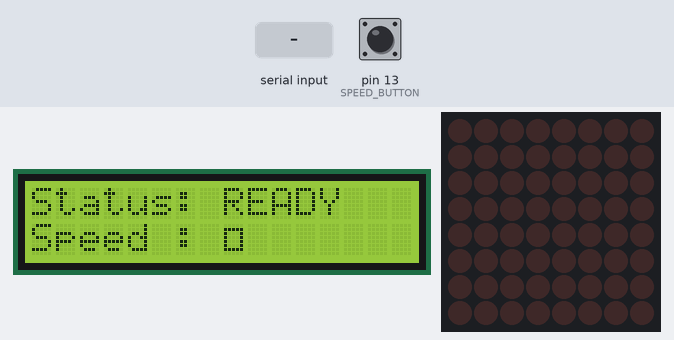
A sketch run on a simulated Arduino Uno, built with avr-gcc and run on an emulated ATmega328P. Shown: 16×2 character LCD, 8×8 LED matrix. The inputs (shaded band) are chosen by the test bench; at power-on: pin 13 (SPEED_BUTTON) LOW.

Above: at 1.3 s.
1.4 s: pin 13 (SPEED_BUTTON) pulled HIGH for 1 s
At 3.5 s:
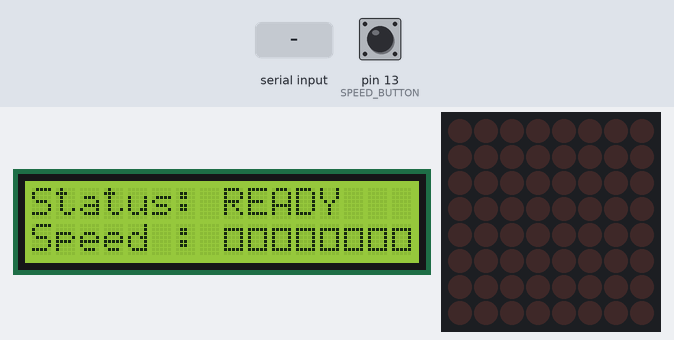
3.9 s: "1" received over Serial
At 4.4 s:
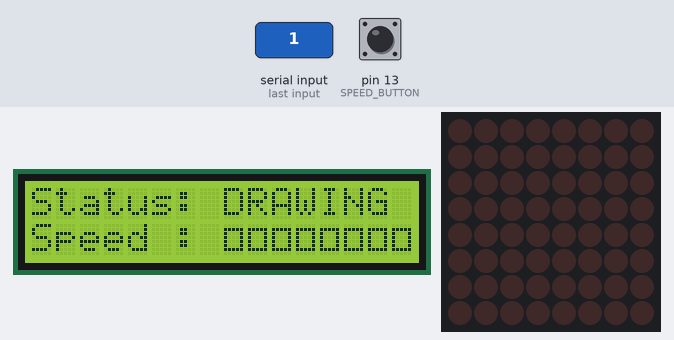
6.1 s: pin 13 (SPEED_BUTTON) pulled HIGH for 0.15 s
At 6.6 s:
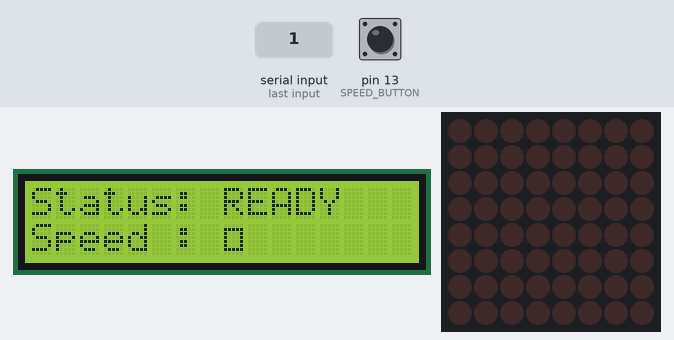
7.7 s: "0" received over Serial
At 9.1 s:
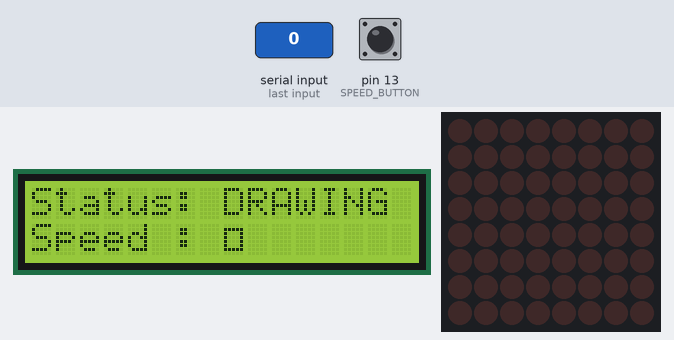
10.7 s: pin 13 (SPEED_BUTTON) pulled HIGH for 3.2 s
At 15.0 s:
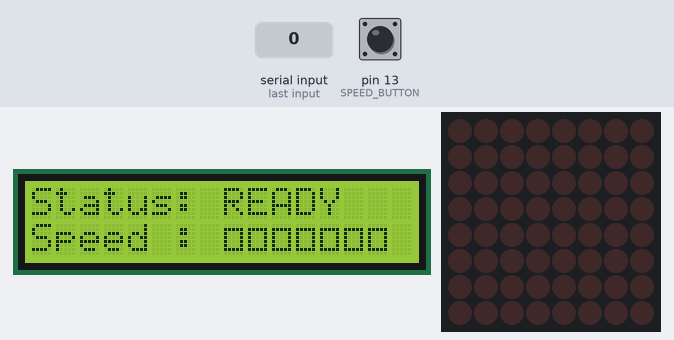
15.4 s: "2" received over Serial
At 16.0 s:
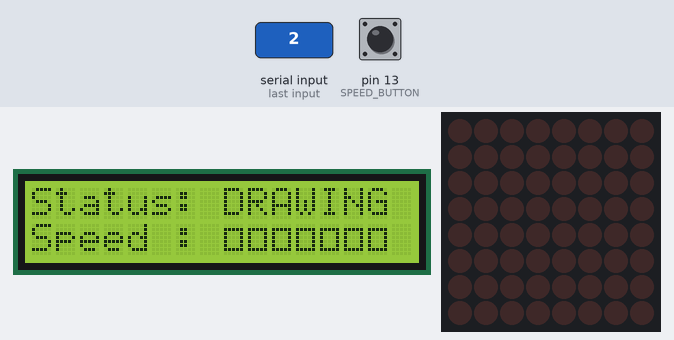
Timing chart, 0 to 18.4 s (numbered marks = the images above; inputs shaded):
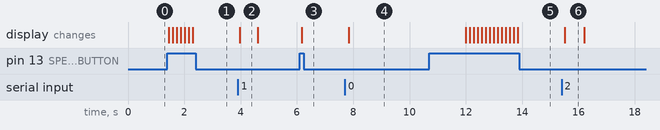

The sketch:

matrix_text_scroll.ino
```cpp
#include <LedControl.h>
#include <Wire.h>
#include <LCD.h>
#include <LiquidCrystal_I2C.h>

#define MATRIX_SIZE 8

/**
 * pin 12: DataIn
 * pin 11: CLK
 * pin 10: LOAD
 */
LedControl leds = LedControl(10, 9, 8, 1);

/**
 * Use an LCD display for displaying status(READY/DRAWING); application only accepts input while READY
 * Also display speed
 */
LiquidCrystal_I2C lcd(0x3F, 2, 1, 0, 4, 5, 6, 7, 3, POSITIVE);

/**
 * Related to lettering
 */
#define A {B00000000, B00111100, B01000010, B01000010, B01111110, B01000010, B01000010, B01000010}
#define B {B00000000, B01111100, B01000010, B01111100, B01000010, B01000010, B01000010, B01111100}
#define C {B00000000, B00111100, B01000010, B01000000, B01000000, B01000010, B01000010, B00111100}
#define D {B00000000, B01111100, B01000010, B01000010, B01000010, B01000010, B01000010, B01111100}
#define E {B00000000, B01111110, B01000000, B01000000, B01111110, B01000000, B01000000, B01111110}
#define F {B00000000, B01111110, B01000000, B01000000, B01111110, B01000000, B01000000, B01000000}
#define G {B00000000, B00111100, B01000010, B01000000, B01000000, B01001110, B01000010, B00111100}
#define H {B00000000, B01000010, B01000010, B01000010, B01111110, B01000010, B01000010, B01000010}
#define I {B00000000, B00010000, B00000000, B00010000, B00010000, B00010000, B00010000, B00010000}
#define J {B00000000, B00000100, B00000100, B00000100, B00000100, B01000100, B01000100, B00111000}
#define K {B00000000, B01000010, B01000100, B01001000, B01110000, B01001000, B01000100, B01000010}
#define L {B00000000, B01000000, B01000000, B01000000, B01000000, B01000000, B01000000, B01111110}
#define M {B00000000, B01000010, B01100110, B01011010, B01000010, B01000010, B01000010, B01000010}
#define N {B00000000, B00000000, B01000010, B01100010, B01010010, B01001010, B01000110, B01000010}
#define O {B00000000, B00111100, B01000010, B01000010, B01000010, B01000010, B01000010, B00111100}
#define P {B00000000, B01111100, B01000010, B01000010, B01111100, B01000000, B01000000, B01000000}
#define Q {B00000000, B00111100, B01000010, B01000010, B01000010, B01001010, B01000100, B00111010}
#define R {B00000000, B01111100, B01000010, B01000010, B01111100, B01001000, B01000100, B01000010}
#define S {B00000000, B00111100, B01000010, B01000000, B00111100, B00000010, B01000010, B00111100}
#define T {B00000000, B01111100, B00010000, B00010000, B00010000, B00010000, B00010000, B00010000}
#define U {B00000000, B01000010, B01000010, B01000010, B01000010, B01000010, B01000010, B00111100}
#define V {B00000000, B01000010, B01000010, B01000010, B01000010, B01000010, B00100100, B00011000}
#define W {B00000000, B01000010, B01000010, B01000010, B01000010, B01011010, B01100110, B01000010}
#define X {B00000000, B00000000, B01000010, B00100100, B00011000, B00011000, B00100100, B01000010}
#define Y {B00000000, B00000000, B01000010, B00100100, B00011000, B00010000, B00100000, B01000000}
#define Z {B00000000, B01111110, B00000010, B00000100, B00001000, B00010000, B00100000, B01111110}
static const byte AELIG[] = {B00000000, B00111110, B01001000, B01001000, B01111110, B01001000, B01001000, B01001110};
static const byte OSLASH[] = {B00000000, B00011001, B00100110, B01000110, B01001010, B01010010, B00100100, B01011000};
static const byte ARING[] = {B00011000, B00000000, B00111100, B01000010, B01000010, B01111110, B01000010, B01000010};
static const byte SPACE[] = {B00000000, B00000000, B00000000, B00000000, B00000000, B00000000, B00000000, B00000000};
// Index the characters we can return by simple calculation: this really takes up a lot of memory. =(
static const byte ALPHABET[][8] = {A, B, C, D, E, F, G, H, I, J, K, L, M, N, O, P, Q, R, S, T, U, V, W, X, Y, Z};
static const byte SYMBOLS = sizeof(ALPHABET) / 8;

/**
 * Related to the speed button
 */
#define MAX_SPEED 8
#define SPEED_BUTTON 13
int speed;

void setup() {
  leds.shutdown(0, false);
  leds.setIntensity(0, 1);
  leds.clearDisplay(0);
  Serial.begin(9600);

  pinMode(SPEED_BUTTON, INPUT);

  lcd.begin(16, 2);
  setLcdStatus("READY");
  updateSpeed();
}

void loop() {
  if (Serial.available() > 0) {
    setLcdStatus("DRAWING");
    char c = Serial.read();
    drawFigure(getChar(c));
  } else {
    setLcdStatus("READY");
    int input = digitalRead(SPEED_BUTTON);
    if(input == HIGH) {
      updateSpeed();
    }
    leds.clearDisplay(0);
  }
  delay(100);
}

void setLcdStatus(String status) {
  String text = "Status: " + status;
  int end = text.length();
  lcd.setCursor(0,0);
  lcd.print(text);
  for(int i = end; i < 16; i++) {
    lcd.setCursor(i, 0);
    lcd.print(" ");
  }
}

void updateSpeed() {
  if(speed == MAX_SPEED) {
    speed = 1;
  } else {
    speed++;
  }

  lcd.setCursor(0, 1);
  String text = "Speed : ";
  lcd.print(text);
  for(int i = 0; i < MAX_SPEED; i++) {
    lcd.setCursor(i + text.length(), 1);
    if(i < speed) {
      lcd.print((char) 219);
    } else {
      lcd.print(" ");
    }
  }
}

const byte *getChar(char character) {
  byte value = (byte) character;
  if (value == 0x20) {
    return SPACE;
  }

  // normal ASCII characters
  if ((value >= 0x61 && value <= 0x7F) || (value >= 0xE4)) {
    // XOR against space uppercases a lowercase character
    value = value ^ ' ';
  }
  // extended ascii characters
  if(value > 0x7F) {
    return getSpecialChar(value);
  }
  byte index = value - 0x41;

  // check bounds to avoid getting garbage.

  return ALPHABET[index];
}

const byte *getSpecialChar(byte value) {
  if(value == 198) {
    return AELIG;
  }
  if(value == 216) {
    return OSLASH;
  }
  if(value == 197) {
    return ARING;
  }

  // Handle potential junk
  return SPACE;
}

void drawFigure(const byte figure[]) {
  for (int offset = 8; offset > -8; offset--) {
    if (offset >= 0) {
      drawFigureLeft(figure, offset);
    } else {
      drawFigureRight(figure, -offset);
    }
    delay(250 / speed);
  }
}

void drawFigureLeft(const byte figure[], byte offset) {
  for (int i = 0; i < MATRIX_SIZE; i++) {
    leds.setRow(0, i, figure[i] >> offset);
  }
}

void drawFigureRight(const byte figure[], byte offset) {
  for (int i = 0; i < MATRIX_SIZE; i++) {
    leds.setRow(0, i, figure[i] << offset);
  }
}

void draw(byte row, byte value) {
  leds.setRow(0, row, value);
}
```

Measured:
- after the input at 1.4 s, the display: first changes after 0.06 s (image 1 shows a later state)
- after the input at 3.9 s, the display: changes after 0.07 s (image 2)
- after the input at 6.1 s, the display: changes after 0.07 s (image 3)
- after the input at 7.7 s, the display: changes after 0.14 s (image 4)
- after the input at 10.7 s, the display: first changes after 1.3 s (image 5 shows a later state)
- after the input at 15.4 s, the display: changes after 0.11 s (image 6)
- what the display in image 2 shows lasts 0.6 s, from 4.0 s to 4.6 s
